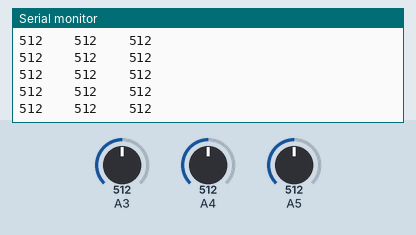
This sketch was run on a simulated Arduino Uno, built with avr-gcc and run on an emulated ATmega328P. Shown: the last lines printed to the serial monitor. The test bench sets the inputs (shaded band); at power-on: A3 = 512, A4 = 512, A5 = 512.

Above: at 1.2 s.
1.3 s: A3 set to 108
At 2.1 s:
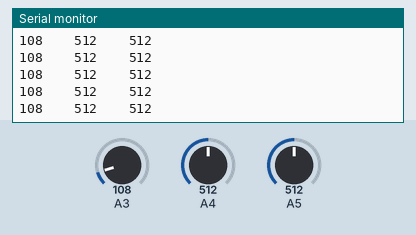
4.3 s: A3 set to 91
At 5.3 s:
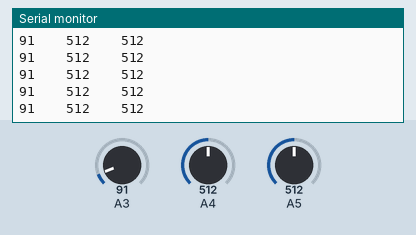
7.3 s: A4 set to 110
At 7.9 s:
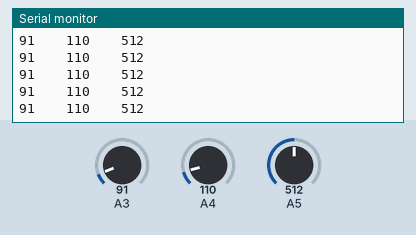
8.8 s: A4 set to 91
At 9.4 s:
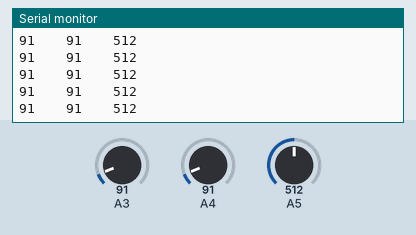
10.3 s: A5 set to 106
At 11.4 s:
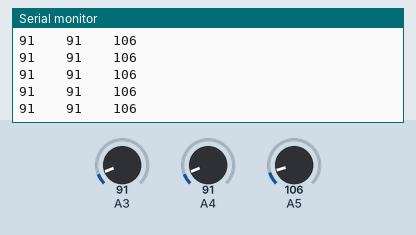
13.3 s: A5 set to 92
At 14.0 s:
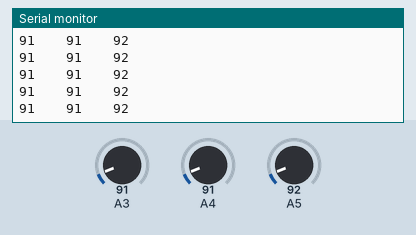
Timing chart, 0 to 15.8 s (numbered marks = the images above; inputs shaded):
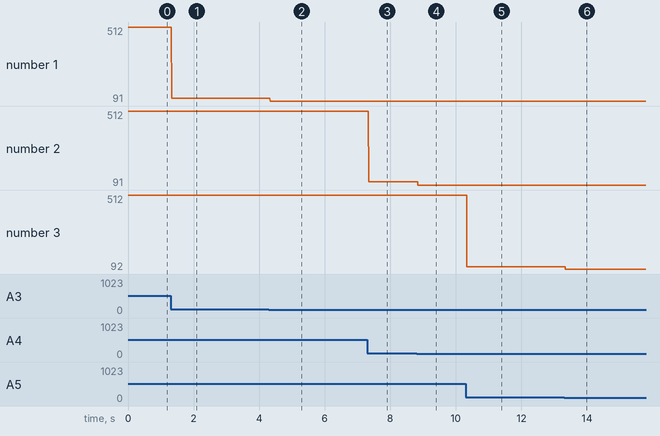

The sketch:

monitor_print.ino
```cpp
int val1 = 0;  // variable to store the value read
int val2 = 0;
int val3 = 0;

void setup() {
  Serial.begin(19200);           //  setup serial
}

void loop() {
  val1 = analogRead(A3);  // read the input pin
  val2 = analogRead(A4);
  val3 = analogRead(A5);
  Serial.print(val1);
  Serial.print("    ");
  Serial.print(val2);
  Serial.print("    ");
  Serial.print(val3);
  Serial.println();
}
```

Measured:
- after the input at 1.3 s, the serial monitor: prints a new line at once (image 1)
- after the input at 4.3 s, the serial monitor: prints a new line at once (image 2)
- after the input at 7.3 s, the serial monitor: prints a new line at once (image 3)
- after the input at 8.8 s, the serial monitor: prints a new line at once (image 4)
- after the input at 10.3 s, the serial monitor: prints a new line at once (image 5)
- after the input at 13.3 s, the serial monitor: prints a new line at once (image 6)
- plotted number 1: 512 → 108 after the input at 1.3 s, 108 → 91 after the input at 4.3 s
- plotted number 2: 512 → 110 after the input at 7.3 s
